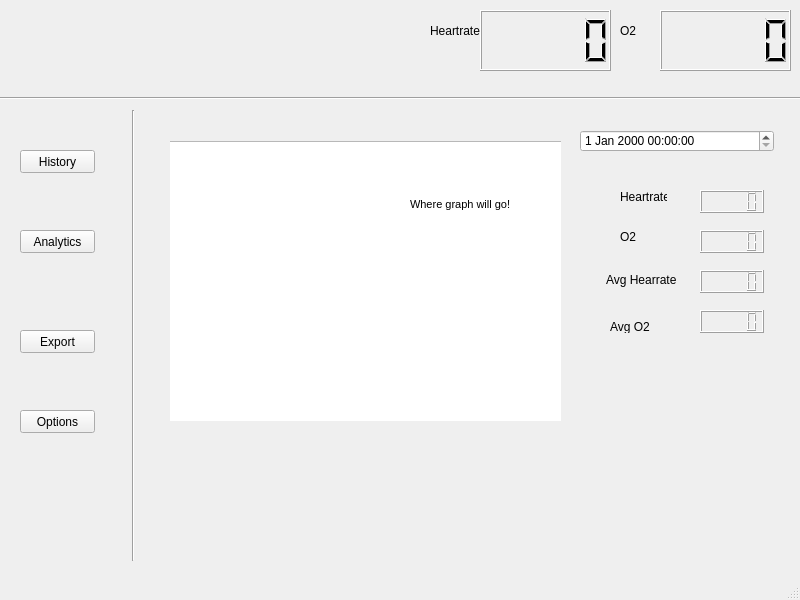
<?xml version="1.0" encoding="UTF-8"?>
<ui version="4.0">
 <class>MainWindow</class>
 <widget class="QMainWindow" name="MainWindow">
  <property name="geometry">
   <rect>
    <x>0</x>
    <y>0</y>
    <width>800</width>
    <height>600</height>
   </rect>
  </property>
  <property name="windowTitle">
   <string>MainWindow</string>
  </property>
  <widget class="QWidget" name="centralwidget">
   <widget class="QPushButton" name="pushOptions">
    <property name="geometry">
     <rect>
      <x>20</x>
      <y>410</y>
      <width>75</width>
      <height>23</height>
     </rect>
    </property>
    <property name="text">
     <string>Options</string>
    </property>
   </widget>
   <widget class="QPushButton" name="pushHist">
    <property name="geometry">
     <rect>
      <x>20</x>
      <y>150</y>
      <width>75</width>
      <height>23</height>
     </rect>
    </property>
    <property name="text">
     <string>History</string>
    </property>
   </widget>
   <widget class="QPushButton" name="pushAnalytics">
    <property name="geometry">
     <rect>
      <x>20</x>
      <y>230</y>
      <width>75</width>
      <height>23</height>
     </rect>
    </property>
    <property name="text">
     <string>Analytics</string>
    </property>
   </widget>
   <widget class="QPushButton" name="pushExport">
    <property name="geometry">
     <rect>
      <x>20</x>
      <y>330</y>
      <width>75</width>
      <height>23</height>
     </rect>
    </property>
    <property name="text">
     <string>Export</string>
    </property>
   </widget>
   <widget class="QLCDNumber" name="lcdNumber">
    <property name="geometry">
     <rect>
      <x>660</x>
      <y>10</y>
      <width>131</width>
      <height>61</height>
     </rect>
    </property>
   </widget>
   <widget class="QLCDNumber" name="lcdNumber_2">
    <property name="geometry">
     <rect>
      <x>480</x>
      <y>10</y>
      <width>131</width>
      <height>61</height>
     </rect>
    </property>
   </widget>
   <widget class="QLabel" name="label">
    <property name="geometry">
     <rect>
      <x>430</x>
      <y>10</y>
      <width>81</width>
      <height>41</height>
     </rect>
    </property>
    <property name="text">
     <string>Heartrate</string>
    </property>
   </widget>
   <widget class="QLabel" name="label_2">
    <property name="geometry">
     <rect>
      <x>620</x>
      <y>20</y>
      <width>61</width>
      <height>21</height>
     </rect>
    </property>
    <property name="text">
     <string>O2</string>
    </property>
   </widget>
   <widget class="Line" name="line">
    <property name="geometry">
     <rect>
      <x>0</x>
      <y>90</y>
      <width>801</width>
      <height>16</height>
     </rect>
    </property>
    <property name="orientation">
     <enum>Qt::Horizontal</enum>
    </property>
   </widget>
   <widget class="Line" name="line_2">
    <property name="geometry">
     <rect>
      <x>123</x>
      <y>110</y>
      <width>20</width>
      <height>451</height>
     </rect>
    </property>
    <property name="orientation">
     <enum>Qt::Vertical</enum>
    </property>
   </widget>
   <widget class="QDateTimeEdit" name="dateTimeEdit">
    <property name="geometry">
     <rect>
      <x>580</x>
      <y>130</y>
      <width>194</width>
      <height>22</height>
     </rect>
    </property>
   </widget>
   <widget class="QWidget" name="widget" native="true">
    <property name="geometry">
     <rect>
      <x>170</x>
      <y>140</y>
      <width>391</width>
      <height>281</height>
     </rect>
    </property>
    <widget class="QTextBrowser" name="textBrowser">
     <property name="geometry">
      <rect>
       <x>-5</x>
       <y>1</y>
       <width>401</width>
       <height>281</height>
      </rect>
     </property>
     <property name="html">
      <string>&lt;!DOCTYPE HTML PUBLIC &quot;-//W3C//DTD HTML 4.0//EN&quot; &quot;http://www.w3.org/TR/REC-html40/strict.dtd&quot;&gt;
&lt;html&gt;&lt;head&gt;&lt;meta name=&quot;qrichtext&quot; content=&quot;1&quot; /&gt;&lt;style type=&quot;text/css&quot;&gt;
p, li { white-space: pre-wrap; }
&lt;/style&gt;&lt;/head&gt;&lt;body style=&quot; font-family:'MS Shell Dlg 2'; font-size:8.25pt; font-weight:400; font-style:normal;&quot;&gt;
&lt;p style=&quot;-qt-paragraph-type:empty; margin-top:0px; margin-bottom:0px; margin-left:0px; margin-right:0px; -qt-block-indent:0; text-indent:0px;&quot;&gt;&lt;br /&gt;&lt;/p&gt;
&lt;p style=&quot;-qt-paragraph-type:empty; margin-top:0px; margin-bottom:0px; margin-left:0px; margin-right:0px; -qt-block-indent:0; text-indent:0px;&quot;&gt;&lt;br /&gt;&lt;/p&gt;
&lt;p style=&quot;-qt-paragraph-type:empty; margin-top:0px; margin-bottom:0px; margin-left:0px; margin-right:0px; -qt-block-indent:0; text-indent:0px;&quot;&gt;&lt;br /&gt;&lt;/p&gt;
&lt;p style=&quot;-qt-paragraph-type:empty; margin-top:0px; margin-bottom:0px; margin-left:0px; margin-right:0px; -qt-block-indent:0; text-indent:0px;&quot;&gt;&lt;br /&gt;&lt;/p&gt;
&lt;p style=&quot; margin-top:0px; margin-bottom:0px; margin-left:0px; margin-right:0px; -qt-block-indent:0; text-indent:0px;&quot;&gt;			Where graph will go!&lt;/p&gt;
&lt;p style=&quot;-qt-paragraph-type:empty; margin-top:0px; margin-bottom:0px; margin-left:0px; margin-right:0px; -qt-block-indent:0; text-indent:0px;&quot;&gt;&lt;br /&gt;&lt;/p&gt;&lt;/body&gt;&lt;/html&gt;</string>
     </property>
    </widget>
   </widget>
   <widget class="QLCDNumber" name="lcdNumber_3">
    <property name="geometry">
     <rect>
      <x>700</x>
      <y>190</y>
      <width>64</width>
      <height>23</height>
     </rect>
    </property>
   </widget>
   <widget class="QLCDNumber" name="lcdNumber_4">
    <property name="geometry">
     <rect>
      <x>700</x>
      <y>230</y>
      <width>64</width>
      <height>23</height>
     </rect>
    </property>
   </widget>
   <widget class="QLCDNumber" name="lcdNumber_5">
    <property name="geometry">
     <rect>
      <x>700</x>
      <y>270</y>
      <width>64</width>
      <height>23</height>
     </rect>
    </property>
   </widget>
   <widget class="QLCDNumber" name="lcdNumber_6">
    <property name="geometry">
     <rect>
      <x>700</x>
      <y>310</y>
      <width>64</width>
      <height>23</height>
     </rect>
    </property>
   </widget>
   <widget class="QLabel" name="label_3">
    <property name="geometry">
     <rect>
      <x>620</x>
      <y>190</y>
      <width>47</width>
      <height>13</height>
     </rect>
    </property>
    <property name="text">
     <string>Heartrate</string>
    </property>
   </widget>
   <widget class="QLabel" name="label_4">
    <property name="geometry">
     <rect>
      <x>620</x>
      <y>230</y>
      <width>47</width>
      <height>13</height>
     </rect>
    </property>
    <property name="text">
     <string>O2</string>
    </property>
   </widget>
   <widget class="QLabel" name="label_5">
    <property name="geometry">
     <rect>
      <x>606</x>
      <y>270</y>
      <width>71</width>
      <height>20</height>
     </rect>
    </property>
    <property name="text">
     <string>Avg Hearrate</string>
    </property>
   </widget>
   <widget class="QLabel" name="label_6">
    <property name="geometry">
     <rect>
      <x>610</x>
      <y>320</y>
      <width>47</width>
      <height>13</height>
     </rect>
    </property>
    <property name="text">
     <string>Avg O2</string>
    </property>
   </widget>
  </widget>
  <widget class="QMenuBar" name="menubar">
   <property name="geometry">
    <rect>
     <x>0</x>
     <y>0</y>
     <width>800</width>
     <height>21</height>
    </rect>
   </property>
  </widget>
  <widget class="QStatusBar" name="statusbar"/>
 </widget>
 <resources/>
 <connections/>
</ui>
